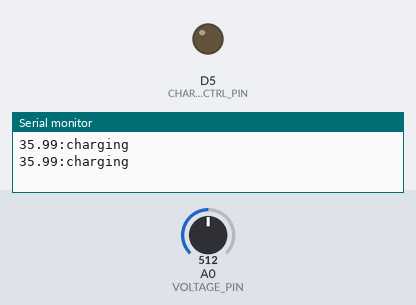
A sketch run on a simulated ESP8266 (NodeMCU). Shown: output pins drawn as LEDs (lit = HIGH), the last lines printed to the serial monitor. Inputs (shaded band) come from the test bench; at power-on: A0 (VOLTAGE_PIN) = 512.

Above: at 1.8 s.
1.9 s: A0 (VOLTAGE_PIN) set to 555
3.4 s: A0 (VOLTAGE_PIN) set to 581
At 4.3 s:
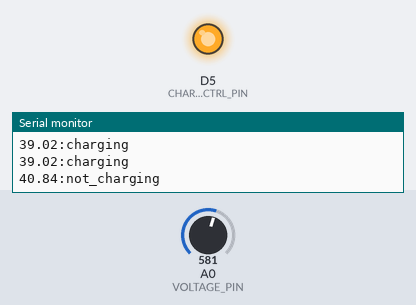
5.5 s: A0 (VOLTAGE_PIN) set to 511
At 7.1 s:
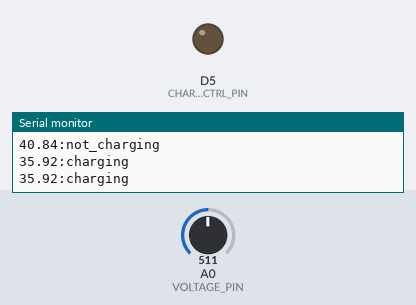
7.5 s: A0 (VOLTAGE_PIN) set to 716
At 8.7 s:
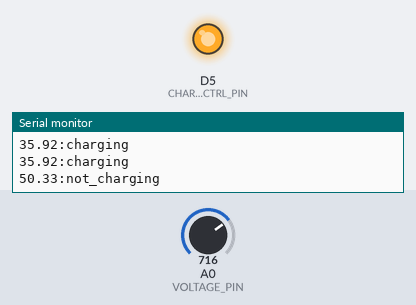
Timing chart, 0 to 10.5 s (numbered marks = the images above; inputs shaded):
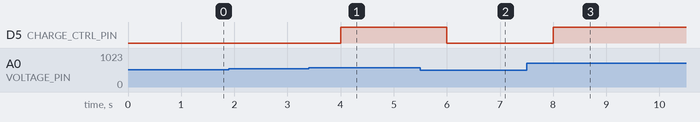

Measured:
- the behaviour switches between 569 and 570 on A0 (VOLTAGE_PIN) (found by bisection; images 0 and 1)
- after the input at 3.4 s, D5 (CHARGE_CTRL_PIN): LOW → HIGH after 0.60 s
- after the input at 5.5 s, D5 (CHARGE_CTRL_PIN): HIGH → LOW after 0.50 s
- after the input at 7.5 s, D5 (CHARGE_CTRL_PIN): LOW → HIGH after 0.50 s

The sketch:

ESP_controal_code.ino
```cpp
#include <SoftwareSerial.h>

#define VOLTAGE_PIN A0         // Reads battery voltage
#define CHARGE_CTRL_PIN D5     // Controls P-MOSFET gate
#define TX_PIN D7              // To Arduino RX (D12)
#define RX_PIN D8              // Not used here (can be left unconnected)

// ESP8266 built-in divider maps 0–3.3V battery to 0–1V on A0
const float SCALE_FACTOR = (12.0 / 1024.0) / 0.1667;  // ≈ 0.234
const float CUTOFF_THRESHOLD = 40.0;  // Updated threshold

SoftwareSerial uart(RX_PIN, TX_PIN);  // RX, TX (ESP to Arduino)

void setup() {
  pinMode(CHARGE_CTRL_PIN, OUTPUT);
  digitalWrite(CHARGE_CTRL_PIN, HIGH);  // Stop charging by default

  uart.begin(9600);
  Serial.begin(9600);  // Optional for debugging
}

void loop() {
  int raw = analogRead(VOLTAGE_PIN);
  float voltage = raw * SCALE_FACTOR;

  String status;
  if (voltage >= CUTOFF_THRESHOLD) {
    digitalWrite(CHARGE_CTRL_PIN, HIGH);  // Stop charging
    status = "not_charging";
  } else {
    digitalWrite(CHARGE_CTRL_PIN, LOW);   // Charging allowed
    status = "charging";
  }

  String message = String(voltage, 2) + ":" + status;
  uart.println(message);
  Serial.println(message);  // Debug output

  delay(1000);
}
```
